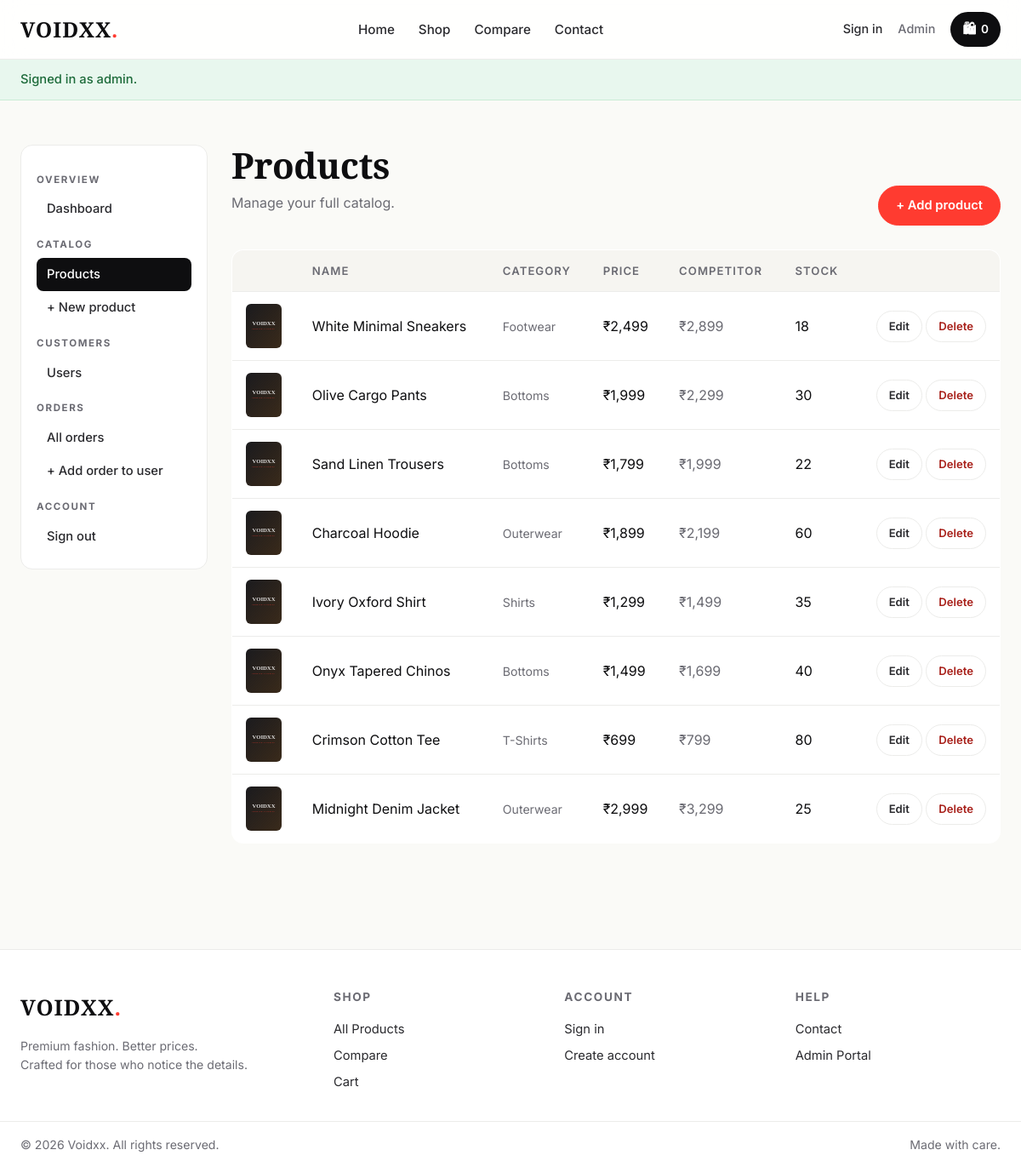
Screenshot of /admin/products.php (signed in) with the database file from the repository.
### tables this page shows
CREATE TABLE products (
            id INTEGER PRIMARY KEY AUTOINCREMENT,
            name VARCHAR(255) NOT NULL,
            description TEXT,
            price DECIMAL(10,2) NOT NULL,
            competitor_price DECIMAL(10,2) DEFAULT NULL,
            image VARCHAR(255) DEFAULT NULL,
            category VARCHAR(100) DEFAULT 'General',
            stock INTEGER DEFAULT 100,
            created_at TIMESTAMP DEFAULT CURRENT_TIMESTAMP
        );

### _helpers.php (called while the page is built, shortened)
<?php
function product_image_src($image) {
    $base = rtrim(BASE_URL, '/');
    $path = __DIR__ . "/uploads/" . $image;
    return $base . "/assets/placeholder.svg";
}
function fmt_price($amount) {
    return '₹' . number_format((float)$amount);
}
?>

### admin/products.php (the view, shortened to what this page needs)
<?php
require '../db.php';
$items = $pdo->query("SELECT * FROM products ORDER BY id DESC")->fetchAll();
require '_layout.php';
?>
<div class="page-intro" style="display:flex;justify-content:space-between;align-items:end;flex-wrap:wrap;gap:14px;">
  <div>
    <h1>Products</h1>
    <p class="muted">Manage your full catalog.</p>
  </div>
  <a class="btn btn-accent" href="add_product.php">+ Add product</a>
</div>
<table class="table">
  <thead><tr><th></th><th>Name</th><th>Category</th><th>Price</th><th>Competitor</th><th>Stock</th><th></th></tr></thead>
  <tbody>
  <?php foreach($items as $p): ?>
    <tr>
      <td><img src="<?= product_image_src($p['image']) ?>" alt="" style="width:42px;height:52px;object-fit:cover;border-radius:6px;"></td>
      <td><?= htmlspecialchars($p['name']) ?></td>
      <td class="muted small"><?= htmlspecialchars($p['category']) ?></td>
      <td><?= fmt_price($p['price']) ?></td>
      <td class="muted"><?= $p['competitor_price'] ? fmt_price($p['competitor_price']) : '—' ?></td>
      <td><?= (int)$p['stock'] ?></td>
      <td class="right">
        <a class="btn btn-sm btn-ghost" href="edit_product.php?id=<?=$p['id']?>">Edit</a>
        <a class="btn btn-sm btn-ghost" style="color:#a8201a" href="delete_product.php?id=<?=$p['id']?>" onclick="return confirm('Delete this product?')">Delete</a>
      </td>
    </tr>
  <?php endforeach; ?>
  </tbody>
</table>
<?php require '_layout_end.php'; ?>

### styles.css (style rules this page uses)
:root { --bg: #fafaf7; --surface: #ffffff; --ink: #0e0e10; --ink-2: #2a2a2e; --muted: #6b6b73; --line: #ececea; --accent: #ff3b30; --accent-ink: #ffffff; --gold: #b08a4a; --shadow-sm: 0 1px 2px rgba(14,14,16,.06); --shadow-md: 0 8px 24px rgba(14,14,16,.08); --shadow-lg: 0 24px 48px rgba(14,14,16,.10); --radius: 14px; --radius-sm: 10px; --radius-lg: 22px; --maxw: 1200px; }
* { box-sizing: border-box; }
html, body { margin: 0; padding: 0; }
body { background: var(--bg); color: var(--ink); font-family: 'Inter', system-ui, -apple-system, Segoe UI, sans-serif; font-size: 16px; line-height: 1.55; -webkit-font-smoothing: antialiased; }
a { color: inherit; text-decoration: none; }
img { max-width: 100%; display: block; }
h1, h2, h3, h4 { font-weight: 700; letter-spacing: -0.01em; line-height: 1.15; margin: 0 0 .6em; }
h1 { font-size: clamp(1.9rem, 3.5vw, 2.8rem); }
p { margin: 0 0 .9em; }
.muted { color: var(--muted); }
.small { font-size: .88rem; }
.btn { display: inline-flex; align-items: center; justify-content: center; gap: 8px; background: var(--ink); color: #fff; border: 1px solid var(--ink); cursor: pointer; padding: 11px 20px; border-radius: 999px; font-weight: 600; font-size: .92rem; transition: transform .12s ease, background .15s ease; }
.btn-accent { background: var(--accent); border-color: var(--accent); }
.btn-ghost { background: transparent; color: var(--ink-2); border-color: var(--line); }
.btn-sm { padding: 7px 14px; font-size: .82rem; }
.table { width: 100%; border-collapse: collapse; background: var(--surface); border: 1px solid var(--line); border-radius: var(--radius); overflow: hidden; }
.table th, .table td { padding: 14px 16px; text-align: left; border-bottom: 1px solid var(--line); }
.table th { background: #f6f5f1; font-weight: 600; font-size: .82rem; letter-spacing: .08em; text-transform: uppercase; color: var(--muted); }
.table tr:last-child td { border-bottom: 0; }
.table .right { text-align: right; }
.page-intro { margin-bottom: 28px; }
.page-intro h1 { font-family: 'Playfair Display', serif; margin-bottom: 8px; }

### rows the page displays
products: name "White Minimal Sneakers", category "Footwear", price "₹2,499", competitor_price "₹2,899", stock "18"
products: name "Olive Cargo Pants", category "Bottoms", price "₹1,999", competitor_price "₹2,299", stock "30"
products: name "Sand Linen Trousers", category "Bottoms", price "₹1,799", competitor_price "₹1,999", stock "22"
products: name "Charcoal Hoodie", category "Outerwear", price "₹1,899", competitor_price "₹2,199", stock "60"
products: name "Ivory Oxford Shirt", category "Shirts", price "₹1,299", competitor_price "₹1,499", stock "35"
products: name "Onyx Tapered Chinos", category "Bottoms", price "₹1,499", competitor_price "₹1,699", stock "40"
products: name "Crimson Cotton Tee", category "T-Shirts", price "₹699", competitor_price "₹799", stock "80"
products: name "Midnight Denim Jacket", category "Outerwear", price "₹2,999", competitor_price "₹3,299", stock "25"

### other values shown
cart_count() "0"
$flash['msg'] "Signed in as admin."
